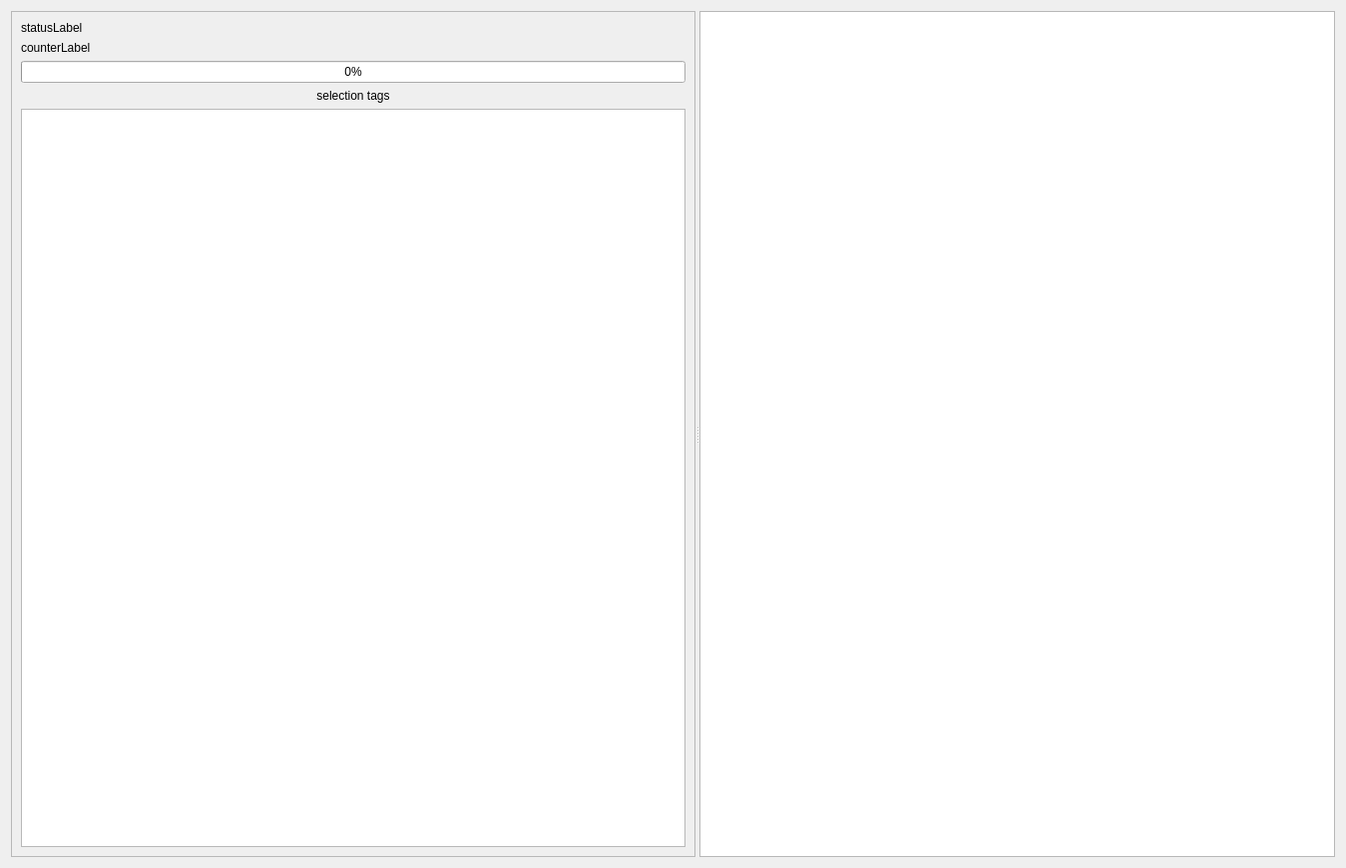
<?xml version="1.0" encoding="UTF-8"?>
<ui version="4.0">
 <class>ImportViewer</class>
 <widget class="QWidget" name="ImportViewer">
  <property name="geometry">
   <rect>
    <x>0</x>
    <y>0</y>
    <width>1349</width>
    <height>870</height>
   </rect>
  </property>
  <property name="windowTitle">
   <string>Form</string>
  </property>
  <layout class="QVBoxLayout" name="verticalLayout_2">
   <item>
    <widget class="QSplitter" name="splitter">
     <property name="orientation">
      <enum>Qt::Horizontal</enum>
     </property>
     <widget class="QFrame" name="frame">
      <property name="frameShape">
       <enum>QFrame::StyledPanel</enum>
      </property>
      <property name="frameShadow">
       <enum>QFrame::Raised</enum>
      </property>
      <layout class="QVBoxLayout" name="verticalLayout">
       <item>
        <widget class="QLabel" name="statusLabel">
         <property name="text">
          <string>statusLabel</string>
         </property>
        </widget>
       </item>
       <item>
        <widget class="QLabel" name="progressLabel">
         <property name="text">
          <string>counterLabel</string>
         </property>
        </widget>
       </item>
       <item>
        <widget class="QProgressBar" name="progressBar">
         <property name="value">
          <number>0</number>
         </property>
        </widget>
       </item>
       <item>
        <widget class="QLabel" name="label_3">
         <property name="text">
          <string>selection tags</string>
         </property>
         <property name="alignment">
          <set>Qt::AlignCenter</set>
         </property>
        </widget>
       </item>
       <item>
        <widget class="QListView" name="listView"/>
       </item>
      </layout>
     </widget>
     <widget class="QListView" name="listView_2"/>
    </widget>
   </item>
  </layout>
 </widget>
 <resources/>
 <connections/>
</ui>
